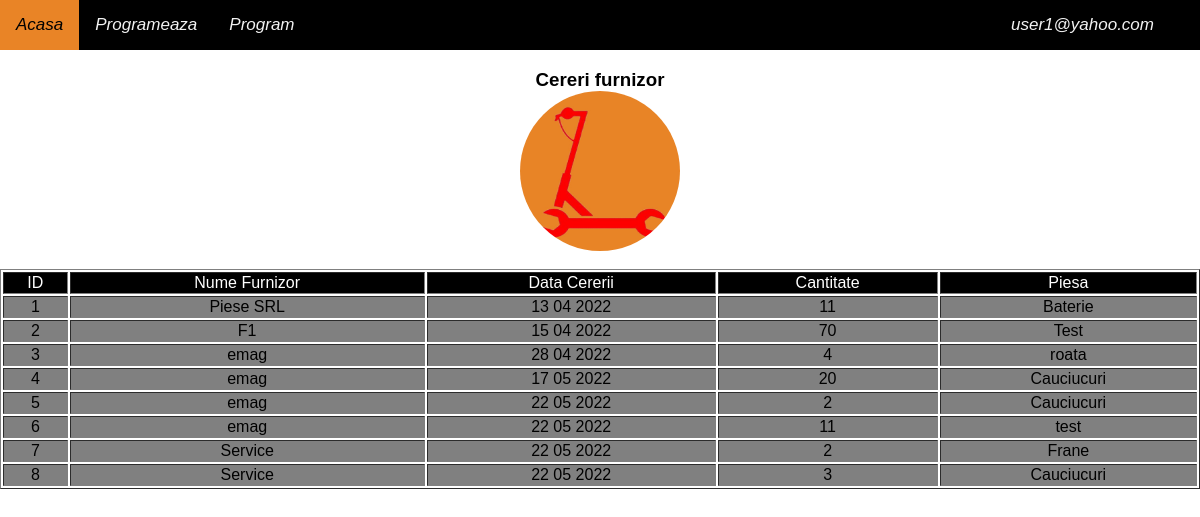
/cereri_furnizor.php (signed in), run on the app's committed database.
### tables this page shows
CREATE TABLE `cererifurnizori` (
  `ID` int(10) NOT NULL,
  `NumeFurnizor` varchar(50) NOT NULL,
  `DataCererii` varchar(50) NOT NULL,
  `Cantitate` int(10) NOT NULL,
  `Piesa` varchar(50) NOT NULL
);

### cereri_furnizor.php (the view, shortened to what this page needs)
<?php
include "header.php";
?>
<body style="background-color: white">
   <?php include_once "navbar.php" ?>
   <h3 style="text-align:center">
      <a>Cereri furnizor</a>
      <br>
      <img alt="?" src="image/logo.png" style="border-radius: 50%;" width="160" height="160">
   </h3>
   <?php
   $servername = "localhost";
   $username = "root";
   $password = "";
   $dbname = "ServiceOnline";
   $conn = mysqli_connect($servername, $username, $password, $dbname);
   $select = "SELECT * from cererifurnizori";
   $query = mysqli_query($conn, $select);
   $tabel = "<table border=1 style='width:100%;overflow-x:auto;'>";
   $tabel .= "<tr style='background-color:black; color:white;'><td align=center>ID</td>";
   $tabel .= "<td align=center >Nume Furnizor</td>";
   $tabel .= "<td align=center >Data Cererii</td>";
   $tabel .= "<td align=center >Cantitate</td>";
   $tabel .= "<td align=center >Piesa</td>";
   $tabel .= "</tr>";
   if (mysqli_num_rows($query) > 0) {
      while ($row = mysqli_fetch_assoc($query)) {
         $tabel .= "<tr style='background-color:gray'><td align=center>" . $row["ID"] . "</td><td align=center>" . $row["NumeFurnizor"] . "</td><td align=center>" . $row["DataCererii"] . "</td><td align=center>" . $row["Cantitate"] . "</td><td align=center>" . $row["Piesa"] . "</td>";
      }
      $tabel .= "</table>";
      echo $tabel;
   }
   ?>
</body>

### css/style.css (style rules this page uses)
body { margin:0; font-family:Arial; background-color: #e98426; }
img { vertical-align: middle; }

### data on the page
cererifurnizori: ID "1", NumeFurnizor "Piese SRL", DataCererii "13 04 2022", Cantitate "11", Piesa "Baterie"
cererifurnizori: ID "2", NumeFurnizor "F1", DataCererii "15 04 2022", Cantitate "70", Piesa "Test"
cererifurnizori: ID "3", NumeFurnizor "emag", DataCererii "28 04 2022", Cantitate "4", Piesa "roata"
cererifurnizori: ID "4", NumeFurnizor "emag", DataCererii "17 05 2022", Cantitate "20", Piesa "Cauciucuri"
cererifurnizori: ID "5", NumeFurnizor "emag", DataCererii "22 05 2022", Cantitate "2", Piesa "Cauciucuri"
cererifurnizori: ID "6", NumeFurnizor "emag", DataCererii "22 05 2022", Cantitate "11", Piesa "test"
cererifurnizori: ID "7", NumeFurnizor "Service", DataCererii "22 05 2022", Cantitate "2", Piesa "Frane"
cererifurnizori: ID "8", NumeFurnizor "Service", DataCererii "22 05 2022", Cantitate "3", Piesa "Cauciucuri"

### other printed values
$email "user1@yahoo.com"
